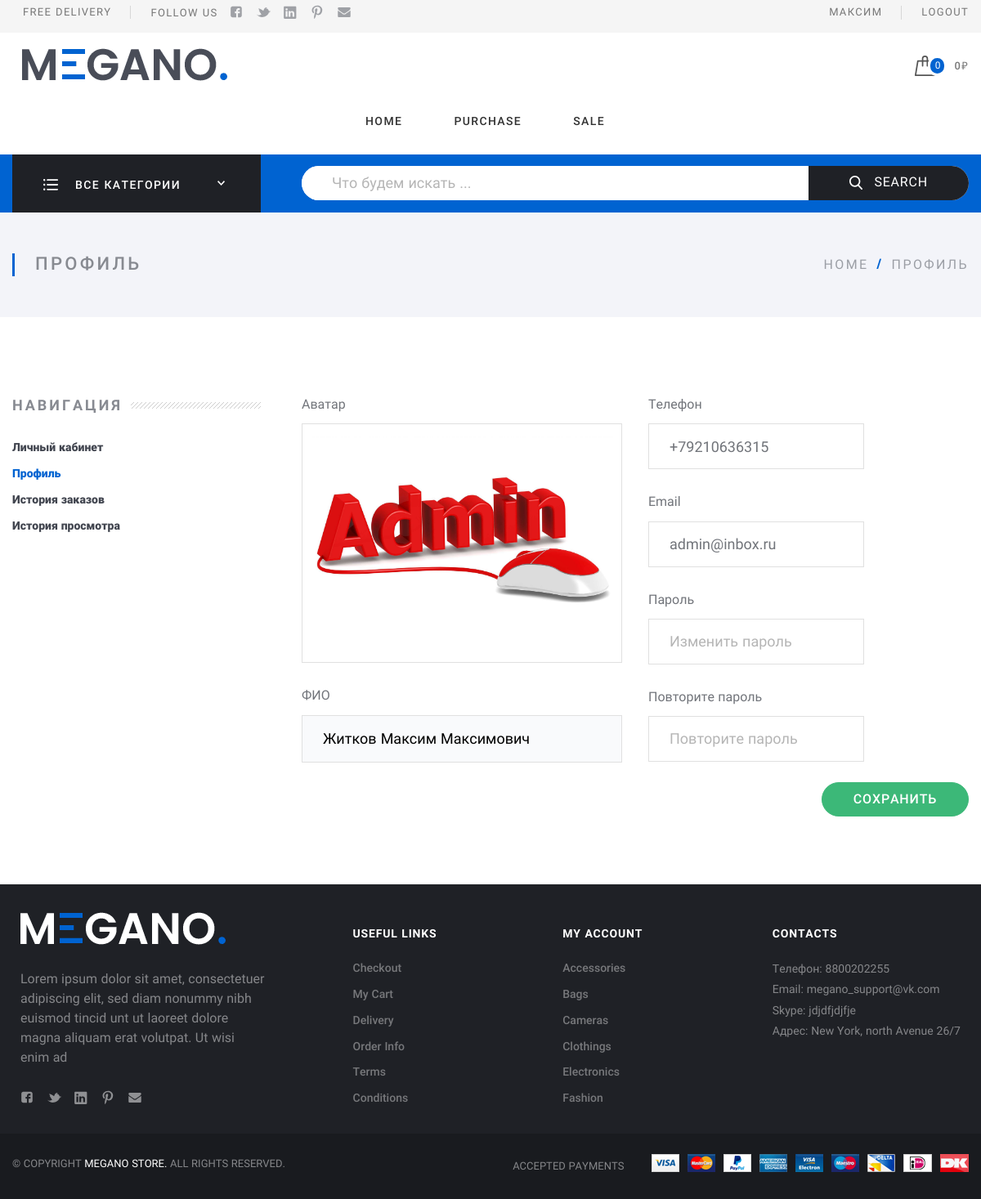
/user/profile/ (signed in), run on the app's committed database.
### app_users/models.py (models this page shows, shortened)
class CustomUser(AbstractUser):
    username = None
    email = models.EmailField('email address', unique=True)
    USERNAME_FIELD = 'email'
    REQUIRED_FIELDS = []
    objects = CustomUserManager()

class Profile(models.Model):
    user = models.OneToOneField(settings.AUTH_USER_MODEL, on_delete=models.CASCADE, verbose_name="Пользователь")
    patronymic = models.CharField(max_length=20, verbose_name='Отчество')
    photo = models.ImageField(upload_to='files/image', verbose_name='Фото', blank=True)
    phone = models.CharField(max_length=20, verbose_name='Телефон')
    class Meta:
        verbose_name = 'пользователь'
        verbose_name_plural = 'пользователи'

### admin_settings/models.py (models this page shows, shortened)
class SingletonModel(models.Model):
    class Meta:
        abstract = True
    @classmethod
    def load(cls):
        try:
            return cls.objects.get()
        except cls.DoesNotExist:
            return cls()

class SiteSettings(SingletonModel):
    logotype = models.FileField(upload_to='files/logo', verbose_name='Логотип', default=0)
    phone = models.CharField(max_length=15, verbose_name='Телефон', default=0)
    email = models.EmailField(max_length=50, verbose_name='Email', default=0)
    skype = models.CharField(max_length=50, verbose_name='Skype', default=0)
    address = models.CharField(max_length=200, verbose_name='Адрес', default=0)
    price_delivery_express = models.DecimalField(verbose_name='Стоимость экспресс доставки',
                                                 max_digits=8, decimal_places=2, default=0)
    price = models.DecimalField(verbose_name='Стоимость обычной доставки', max_digits=8, decimal_places=2, default=0)
    min_sum = models.DecimalField(verbose_name='Минимальная сумма для бесплатной доставки',
                                  max_digits=8, decimal_places=2, default=0)
    class Meta:
        verbose_name = 'настройки сайта'
        verbose_name_plural = 'настройки сайта'

### app_users/views.py (the view, shortened to what this page needs)
# urls.py: path('profile/', ProfileEditView.as_view(), name='profile'),
class ProfileEditView(LoginRequiredMixin, TemplateView):
    template_name = 'app_users/profile.html'
    login_url = 'login'
    def get_context_data(self, **kwargs):
        context = super().get_context_data()
        user = self.request.user
        form = UpdateUserForm()
        if hasattr(user, 'profile'):  # Проверяем есть ли у нас связь с таблицей profile
            image = user.profile.photo
            context.update({'image': image})
            form = UpdateUserForm(
                {
                    'email': user.email,
                    'phone': user.profile.phone,
                    'full_name': f'{user.last_name} {user.first_name} {user.profile.patronymic}'
                }
            )
        context.update({'form': form, 'header': 'Редактирование профиля'})
        return context

### templates/app_users/profile.html (shortened to what this page needs)
{% extends 'base.html' %}
{% load static %}
{% block content %}
  <div class="Middle Middle_top">
    <div class="Middle-top">
      <div class="wrap">
        <div class="Middle-header">
          <h1 class="Middle-title">Профиль
          </h1>
          <ul class="breadcrumbs Middle-breadcrumbs">
            <li class="breadcrumbs-item"><a href="{% url 'home' %}">home</a>
            </li>
            <li class="breadcrumbs-item breadcrumbs-item_current"><span>Профиль</span>
            </li>
          </ul>
        </div>
      </div>
    </div>
    <div class="Section Section_column Section_columnLeft">
      <div class="wrap">
        <div class="Section-column">
          <div class="Section-columnSection">
            <header class="Section-header">
              <strong class="Section-title">Навигация
              </strong>
            </header>
            <div class="Section-columnContent">
              <div class="NavigateProfile">
                <ul class="menu menu_vt">
                  <li class="menu-item"><a class="menu-link" href="{% url 'account' %}">Личный кабинет</a>
                  </li>
                  <li class="menu-item_ACTIVE menu-item"><a class="menu-link" href="{% url 'profile' %}">Профиль</a>
                  </li>
                  <li class="menu-item"><a class="menu-link" href="{% url 'historyOrder' request.user.id %}">История заказов</a>
                  </li>
                  <li class="menu-item"><a class="menu-link" href="{% url 'viewed' request.user.id %}">История просмотра</a>
                 </li>
                </ul>
              </div>
            </div>
          </div>
        </div>
        <div class="Section-content">
          <div class="Profile">
              <form class="form Profile-form" method="post" enctype="multipart/form-data" action="{% url 'profile' %}">
              <div class="row">
                <div class="row-block">
                  <div class="form-group">
                    <label class="form-label">Аватар
                    </label>
                    {% if image %}
                    <div class="Profile-avatar">
                      <div class="Profile-img"><img src="{{ image.url }}" alt="#.png"/>
                      </div>
                      <label class="Profile-fileLabel">{{ form.avatar.label }}</label>{{ form.avatar }}
                    </div>
                    {% else %}
                    <div class="Profile-avatar Profile-avatar_noimg">
                      <div class="Profile-img"><img src="" alt="#.png"/>
                      </div>
                      <label class="Profile-fileLabel">{{ form.avatar.label }}</label>{{ form.avatar }}
                    </div>
                    {% endif %}
                  </div>
                  <div class="form-group">
                    <label class="form-label">{{ form.full_name.label }}</label>{{form.full_name}}
                  </div>
                </div>
                <div class="row-block">
                  <div class="form-group">
                      <label class="form-label">{{ form.phone.label }}</label>{{form.phone}}
                  </div>
                  <div class="form-group">
                    <label class="form-label">{{ form.email.label }}</label>{{form.email}}
                  </div>
                  <div class="form-group">
                    <label class="form-label">{{ form.password.label }}</label>{{form.password}}
                  </div>
                  <div class="form-group">
                    <label class="form-label">{{ form.passwordReplay.label }}</label>{{form.passwordReplay}}
                  </div>
                  <div class="form-group">
                    <div class="Profile-btn">
                      <button class="btn btn_success" type="submit">Сохранить
                      </button>
                    </div>
                  </div>
                </div>
              </div>
              </form>
          </div>
        </div>
      </div>
    </div>
  </div>
 {% endblock %}

### templates/includes/header.html (shortened to what this page needs)
{% load static %}
{% load tags %}
<header class="Header">
    <div class="ControlPanel">
      <div class="wrap">
        <div class="row ControlPanel-row">
          <div class="row-block">
            <div class="row ControlPanel-rowSplit">
              <div class="row-block"><a class="ControlPanel-title" href="#">Free Delivery</a>
              </div>
              <div class="row-block hide_700"><span class="ControlPanel-title">Follow Us</span>
                <ul class="menu menu_img menu_smallImg ControlPanel-menu">
                  <li class="menu-item"><a class="menu-link" target="_blank" href="https://www.facebook.com/"><img src="{% static 'assets/img/icons/socialHeader/fb.svg' %}" alt="fb.svg"/></a>
                  </li>
                  <li class="menu-item"><a class="menu-link" target="_blank" href="https://www.twitter.com/"><img src="{% static 'assets/img/icons/socialHeader/tw.svg' %}" alt="tw.svg"/></a>
                  </li>
                  <li class="menu-item"><a class="menu-link" target="_blank" href="https://www.instagramm.com/"><img src="{% static 'assets/img/icons/socialHeader/in.svg' %}" alt="in.svg"/></a>
                  </li>
                  <li class="menu-item"><a class="menu-link" target="_blank" href="#"><img src="{% static 'assets/img/icons/socialHeader/pt.svg' %}" alt="pt.svg"/></a>
                  </li>
                  <li class="menu-item"><a class="menu-link" target="_blank" href="https://www.mail.ru/"><img src="{% static 'assets/img/icons/socialHeader/mail.svg' %}" alt="mail.svg"/></a>
                  </li>
                </ul>
              </div>
            </div>
          </div>
          <nav class="row-block">
            <div class="row ControlPanel-rowSplit">
                {% if not request.user.is_authenticated %}
                <div class="row-block"><a class="ControlPanel-title" href="{% url 'login' %}">Login</a></div>
                <div class="row-block"><a class="ControlPanel-title" href="{% url 'register' %}">Register</a></div>
                {% else %}
                <div class="row-block"><a class="ControlPanel-title" href="{% url 'account' %}">{{ request.user.first_name }}</a></div>
                <div class="row-block"><a class="ControlPanel-title" href="{% url 'logout' %}">Logout</a></div>
                {% endif %}
            </div>
          </nav>
        </div>
      </div>
    </div>
    <div class="wrap">
      <div class="row Header-rowMain">
        <div class="row-block Header-logo"><a class="logo" href="{% url 'home' %}"><img class="logo-image" src="{{ site_settings.logotype.url }}" alt="logo.png"/></a>
        </div>
        <nav class="row-block row-block_right Header-menu">
          <div class="menuModal" id="navigate">
            <ul class="menu menu_main">
              <li class="menu-item"><a class="menu-link" href="{% url 'home' %}">Home</a>
              </li>
              <li class="menu-item"><a class="menu-link" href="{% url 'catalog' %}">Purchase</a>
              </li>
              <li class="menu-item"><a class="menu-link" href="{% url 'sale' %}">Sale</a>
              </li>
            </ul>
          </div>
        </nav>
        <div class="row-block">
          <div id="myCart" class="CartBlock"><a class="CartBlock-block" href="{% url 'cart' %}"><img class="CartBlock-img" src="{% static 'assets/img/icons/cart.svg' %}" alt="cart.svg"/><span class="CartBlock-amount">{{ cart|length }}</span></a>
            <div class="CartBlock-block"><span class="CartBlock-price">{{ cart.get_total_price }}₽</span>
            </div>
          </div>
        </div>
      </div>
    </div>
    <div class="Header-searchWrap">
      <div class="wrap">
        <div class="Header-categories">
          <div class="CategoriesButton">
            <div class="CategoriesButton-title">
              <div class="CategoriesButton-icon"><img src="{% static 'assets/img/icons/allDep.svg' %}" alt="allDep.svg"/>
              </div><span class="CategoriesButton-text">Все категории</span>
              <div class="CategoriesButton-arrow">
              </div>
            </div>
            </div>
          </div>
        <div class="Header-search">
          <div class="search">
            <form class="form form_search" action="{% url 'searchProduct' %}" method="get">
                <label for="query"></label><input class="search-input" id="query" name="query" value="{{ query }}" type="text" placeholder="Что будем искать ..."/>
              <button class="search-button" type="submit" name="search" id="search"><img src="{% static 'assets/img/icons/search.svg' %}" alt="search.svg"/>Search
              </button>
            </form>
          </div>
        </div>
      </div>
    </div>
</header>

### templates/includes/footer.html (shortened to what this page needs)
{% load static %}
<footer class="Footer">
    <div class="wrap">
      <div class="row Footer-main">
        <div class="row-block"><a class="logo Footer-logo" href="{% url 'home' %}"><img class="logo-image" src="{% static 'assets/img/logo_footer.png' %}" alt="logo_footer.png"/></a>
          <p>Lorem ipsum dolor sit amet, consectetuer adipiscing elit, sed diam nonummy nibh euismod tincid  unt ut laoreet dolore magna aliquam erat volutpat. Ut wisi enim ad
          </p>
          <ul class="menu menu_img menu_smallImg Footer-menuSoc">
            <li class="menu-item"><a class="menu-link" target="_blank" href="https://www.facebook.com/"><img src="{% static 'assets/img/icons/socialFooter/fb.svg' %}" alt="fb.svg"/></a>
            </li>
            <li class="menu-item"><a class="menu-link" target="_blank" href="https://www.twitter.com/"><img src="{% static 'assets/img/icons/socialFooter/tw.svg' %}" alt="tw.svg"/></a>
            </li>
            <li class="menu-item"><a class="menu-link" target="_blank" href="https://www.instagramm.com/"><img src="{% static 'assets/img/icons/socialFooter/in.svg' %}" alt="in.svg"/></a>
            </li>
            <li class="menu-item"><a class="menu-link" target="_blank" href="#"><img src="{% static 'assets/img/icons/socialFooter/pt.svg' %}" alt="pt.svg"/></a>
            </li>
            <li class="menu-item"><a class="menu-link" target="_blank" href="https://www.mail.ru/"><img src="{% static 'assets/img/icons/socialFooter/mail.svg' %}" alt="mail.svg"/></a>
            </li>
          </ul>
        </div>
        <div class="row-block">
          <strong class="Footer-title">Useful Links
          </strong>
          <ul class="menu menu_vt Footer-menu">
            <li class="menu-item"><a class="menu-link" href="#">Checkout</a>
            </li>
            <li class="menu-item"><a class="menu-link" href="#">My Cart</a>
            </li>
            <li class="menu-item"><a class="menu-link" href="#">Delivery</a>
            </li>
            <li class="menu-item"><a class="menu-link" href="#">Order Info</a>
            </li>
            <li class="menu-item"><a class="menu-link" href="#">Terms</a>
            </li>
            <li class="menu-item"><a class="menu-link" href="#">Conditions</a>
            </li>
          </ul>
        </div>
        <div class="row-block">
          <strong class="Footer-title">My Account
          </strong>
          <ul class="menu menu_vt Footer-menu">
            <li class="menu-item"><a class="menu-link" href="#">Accessories</a>
            </li>
            <li class="menu-item"><a class="menu-link" href="#">Bags</a>
            </li>
            <li class="menu-item"><a class="menu-link" href="#">Cameras</a>
            </li>
            <li class="menu-item"><a class="menu-link" href="#">Clothings</a>
            </li>
            <li class="menu-item"><a class="menu-link" href="#">Electronics</a>
            </li>
            <li class="menu-item"><a class="menu-link" href="#">Fashion</a>
            </li>
          </ul>
        </div>
        <div class="row-block">
          <strong class="Footer-title">Contacts
          </strong>
          <p>Телефон: {{ site_settings.phone }}<br>Email: {{ site_settings.email }}<br>Skype: {{ site_settings.skype }}<br>Адрес: {{ site_settings.address }}<br>
          </p>
        </div>
      </div>
    </div>
    <div class="Footer-copy">
      <div class="wrap">
        <div class="row row_space">
          <div class="row-block">© Copyright&#32;<a href="#">Megano Store.</a>&#32;All rights reserved.
          </div>
          <div class="row-block"><span>Accepted Payments</span>
            <div class="Footer-payments">
              <div><img src="{% static 'assets/img/payments/visa.png' %}" alt="visa.png"/>
              </div>
              <div><img src="{% static 'assets/img/payments/mastercard.png' %}" alt="mastercard.png"/>
              </div>
              <div><img src="{% static 'assets/img/payments/paypal.png' %}" alt="paypal.png"/>
              </div>
              <div><img src="{% static 'assets/img/payments/american.png' %}" alt="american.png"/>
              </div>
              <div><img src="{% static 'assets/img/payments/electron.png' %}" alt="electron.png"/>
              </div>
              <div><img src="{% static 'assets/img/payments/maestro.png' %}" alt="maestro.png"/>
              </div>
              <div><img src="{% static 'assets/img/payments/delta.png' %}" alt="delta.png"/>
              </div>
              <div><img src="{% static 'assets/img/payments/e.png' %}" alt="e.png"/>
              </div>
              <div><img src="{% static 'assets/img/payments/dk.png' %}" alt="dk.png"/>
              </div>
            </div>
          </div>
        </div>
      </div>
    </div>
</footer>

### data on the page
CustomUser: user.first_name "МАКСИМ", email "admin@inbox.ru"
SiteSettings: logotype (picture), phone "8800202255", email "megano_support@vk.com", skype "jdjdfjdjfje", address "New York, north Avenue 26/7"
Profile: phone "+79210636315"

### other printed values
{{ cart|length }} "0"
{{ cart.get_total_price }} "0"
